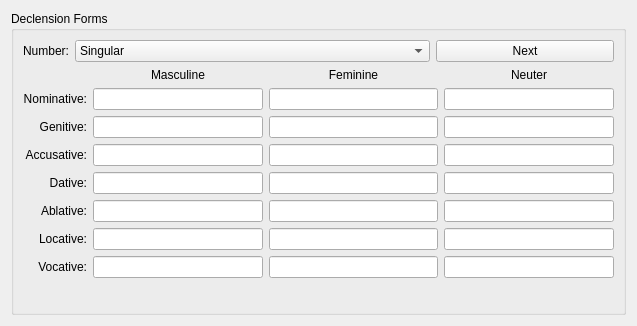
<?xml version="1.0" encoding="UTF-8"?>
<ui version="4.0">
 <class>DeclensionWidget</class>
 <widget class="QWidget" name="DeclensionWidget">
  <property name="geometry">
   <rect>
    <x>0</x>
    <y>0</y>
    <width>637</width>
    <height>326</height>
   </rect>
  </property>
  <property name="sizePolicy">
   <sizepolicy hsizetype="Fixed" vsizetype="Fixed">
    <horstretch>0</horstretch>
    <verstretch>0</verstretch>
   </sizepolicy>
  </property>
  <property name="minimumSize">
   <size>
    <width>332</width>
    <height>326</height>
   </size>
  </property>
  <property name="windowTitle">
   <string>-</string>
  </property>
  <layout class="QVBoxLayout">
   <item>
    <widget class="QGroupBox" name="declensionGroupBox">
     <property name="sizePolicy">
      <sizepolicy hsizetype="Preferred" vsizetype="Preferred">
       <horstretch>0</horstretch>
       <verstretch>0</verstretch>
      </sizepolicy>
     </property>
     <property name="title">
      <string>Declension Forms</string>
     </property>
     <layout class="QGridLayout" rowstretch="0,0,0,0,0,0,0,0" columnstretch="0,0">
      <item row="6" column="0" colspan="2">
       <layout class="QGridLayout" name="mainLayout" columnstretch="0,1,1,1">
        <item row="3" column="0">
         <widget class="QLabel" name="nominativeLabel">
          <property name="sizePolicy">
           <sizepolicy hsizetype="Preferred" vsizetype="Preferred">
            <horstretch>0</horstretch>
            <verstretch>0</verstretch>
           </sizepolicy>
          </property>
          <property name="text">
           <string comment="one of the seven cases (grammatical)">Nominative:</string>
          </property>
          <property name="alignment">
           <set>Qt::AlignRight|Qt::AlignTrailing|Qt::AlignVCenter</set>
          </property>
          <property name="buddy">
           <cstring>masculine_1</cstring>
          </property>
         </widget>
        </item>
        <item row="4" column="0">
         <widget class="QLabel" name="genitivLabel">
          <property name="sizePolicy">
           <sizepolicy hsizetype="Preferred" vsizetype="Preferred">
            <horstretch>0</horstretch>
            <verstretch>0</verstretch>
           </sizepolicy>
          </property>
          <property name="text">
           <string comment="one of the seven cases (grammatical)">Genitive:</string>
          </property>
          <property name="alignment">
           <set>Qt::AlignRight|Qt::AlignTrailing|Qt::AlignVCenter</set>
          </property>
          <property name="buddy">
           <cstring>masculine_2</cstring>
          </property>
         </widget>
        </item>
        <item row="6" column="0">
         <widget class="QLabel" name="dativLabel">
          <property name="sizePolicy">
           <sizepolicy hsizetype="Preferred" vsizetype="Preferred">
            <horstretch>0</horstretch>
            <verstretch>0</verstretch>
           </sizepolicy>
          </property>
          <property name="text">
           <string comment="one of the seven cases (grammatical)">Dative:</string>
          </property>
          <property name="alignment">
           <set>Qt::AlignRight|Qt::AlignTrailing|Qt::AlignVCenter</set>
          </property>
          <property name="buddy">
           <cstring>masculine_3</cstring>
          </property>
         </widget>
        </item>
        <item row="5" column="0">
         <widget class="QLabel" name="accusativeLabel">
          <property name="sizePolicy">
           <sizepolicy hsizetype="Preferred" vsizetype="Preferred">
            <horstretch>0</horstretch>
            <verstretch>0</verstretch>
           </sizepolicy>
          </property>
          <property name="text">
           <string comment="one of the seven cases (grammatical)">Accusative:</string>
          </property>
          <property name="alignment">
           <set>Qt::AlignRight|Qt::AlignTrailing|Qt::AlignVCenter</set>
          </property>
          <property name="buddy">
           <cstring>masculine_4</cstring>
          </property>
         </widget>
        </item>
        <item row="7" column="0">
         <widget class="QLabel" name="ablativLabel">
          <property name="sizePolicy">
           <sizepolicy hsizetype="Preferred" vsizetype="Preferred">
            <horstretch>0</horstretch>
            <verstretch>0</verstretch>
           </sizepolicy>
          </property>
          <property name="text">
           <string comment="one of the seven cases (grammatical)">Ablative:</string>
          </property>
          <property name="alignment">
           <set>Qt::AlignRight|Qt::AlignTrailing|Qt::AlignVCenter</set>
          </property>
          <property name="buddy">
           <cstring>masculine_5</cstring>
          </property>
         </widget>
        </item>
        <item row="8" column="0">
         <widget class="QLabel" name="locativeLabel">
          <property name="sizePolicy">
           <sizepolicy hsizetype="Preferred" vsizetype="Preferred">
            <horstretch>0</horstretch>
            <verstretch>0</verstretch>
           </sizepolicy>
          </property>
          <property name="text">
           <string comment="one of the seven cases (grammatical)">Locative:</string>
          </property>
          <property name="alignment">
           <set>Qt::AlignRight|Qt::AlignTrailing|Qt::AlignVCenter</set>
          </property>
          <property name="buddy">
           <cstring>masculine_6</cstring>
          </property>
         </widget>
        </item>
        <item row="9" column="0">
         <widget class="QLabel" name="vocativeLabel">
          <property name="sizePolicy">
           <sizepolicy hsizetype="Preferred" vsizetype="Preferred">
            <horstretch>0</horstretch>
            <verstretch>0</verstretch>
           </sizepolicy>
          </property>
          <property name="text">
           <string comment="one of the seven cases (grammatical)">Vocative:</string>
          </property>
          <property name="alignment">
           <set>Qt::AlignRight|Qt::AlignTrailing|Qt::AlignVCenter</set>
          </property>
          <property name="buddy">
           <cstring>masculine_7</cstring>
          </property>
         </widget>
        </item>
        <item row="2" column="1">
         <widget class="QLabel" name="label_3">
          <property name="sizePolicy">
           <sizepolicy hsizetype="Minimum" vsizetype="Minimum">
            <horstretch>0</horstretch>
            <verstretch>0</verstretch>
           </sizepolicy>
          </property>
          <property name="text">
           <string>Masculine</string>
          </property>
          <property name="alignment">
           <set>Qt::AlignCenter</set>
          </property>
         </widget>
        </item>
        <item row="3" column="1">
         <widget class="QLineEdit" name="masculine_1">
          <property name="sizePolicy">
           <sizepolicy hsizetype="Preferred" vsizetype="Preferred">
            <horstretch>0</horstretch>
            <verstretch>0</verstretch>
           </sizepolicy>
          </property>
         </widget>
        </item>
        <item row="4" column="1">
         <widget class="QLineEdit" name="masculine_2">
          <property name="sizePolicy">
           <sizepolicy hsizetype="Preferred" vsizetype="Preferred">
            <horstretch>0</horstretch>
            <verstretch>0</verstretch>
           </sizepolicy>
          </property>
         </widget>
        </item>
        <item row="5" column="1">
         <widget class="QLineEdit" name="masculine_3">
          <property name="sizePolicy">
           <sizepolicy hsizetype="Preferred" vsizetype="Preferred">
            <horstretch>0</horstretch>
            <verstretch>0</verstretch>
           </sizepolicy>
          </property>
         </widget>
        </item>
        <item row="6" column="1">
         <widget class="QLineEdit" name="masculine_4">
          <property name="sizePolicy">
           <sizepolicy hsizetype="Preferred" vsizetype="Preferred">
            <horstretch>0</horstretch>
            <verstretch>0</verstretch>
           </sizepolicy>
          </property>
         </widget>
        </item>
        <item row="7" column="1">
         <widget class="QLineEdit" name="masculine_5">
          <property name="sizePolicy">
           <sizepolicy hsizetype="Preferred" vsizetype="Preferred">
            <horstretch>0</horstretch>
            <verstretch>0</verstretch>
           </sizepolicy>
          </property>
         </widget>
        </item>
        <item row="8" column="1">
         <widget class="QLineEdit" name="masculine_6">
          <property name="sizePolicy">
           <sizepolicy hsizetype="Preferred" vsizetype="Preferred">
            <horstretch>0</horstretch>
            <verstretch>0</verstretch>
           </sizepolicy>
          </property>
         </widget>
        </item>
        <item row="9" column="1">
         <widget class="QLineEdit" name="masculine_7">
          <property name="sizePolicy">
           <sizepolicy hsizetype="Preferred" vsizetype="Preferred">
            <horstretch>0</horstretch>
            <verstretch>0</verstretch>
           </sizepolicy>
          </property>
         </widget>
        </item>
        <item row="2" column="2">
         <widget class="QLabel" name="label_4">
          <property name="sizePolicy">
           <sizepolicy hsizetype="Minimum" vsizetype="Minimum">
            <horstretch>0</horstretch>
            <verstretch>0</verstretch>
           </sizepolicy>
          </property>
          <property name="text">
           <string>Feminine</string>
          </property>
          <property name="alignment">
           <set>Qt::AlignCenter</set>
          </property>
         </widget>
        </item>
        <item row="3" column="2">
         <widget class="QLineEdit" name="feminine_1">
          <property name="sizePolicy">
           <sizepolicy hsizetype="Preferred" vsizetype="Preferred">
            <horstretch>0</horstretch>
            <verstretch>0</verstretch>
           </sizepolicy>
          </property>
         </widget>
        </item>
        <item row="4" column="2">
         <widget class="QLineEdit" name="feminine_2">
          <property name="sizePolicy">
           <sizepolicy hsizetype="Preferred" vsizetype="Preferred">
            <horstretch>0</horstretch>
            <verstretch>0</verstretch>
           </sizepolicy>
          </property>
         </widget>
        </item>
        <item row="5" column="2">
         <widget class="QLineEdit" name="feminine_3">
          <property name="sizePolicy">
           <sizepolicy hsizetype="Preferred" vsizetype="Preferred">
            <horstretch>0</horstretch>
            <verstretch>0</verstretch>
           </sizepolicy>
          </property>
         </widget>
        </item>
        <item row="6" column="2">
         <widget class="QLineEdit" name="feminine_4">
          <property name="sizePolicy">
           <sizepolicy hsizetype="Preferred" vsizetype="Preferred">
            <horstretch>0</horstretch>
            <verstretch>0</verstretch>
           </sizepolicy>
          </property>
         </widget>
        </item>
        <item row="7" column="2">
         <widget class="QLineEdit" name="feminine_5">
          <property name="sizePolicy">
           <sizepolicy hsizetype="Preferred" vsizetype="Preferred">
            <horstretch>0</horstretch>
            <verstretch>0</verstretch>
           </sizepolicy>
          </property>
         </widget>
        </item>
        <item row="8" column="2">
         <widget class="QLineEdit" name="feminine_6">
          <property name="sizePolicy">
           <sizepolicy hsizetype="Preferred" vsizetype="Preferred">
            <horstretch>0</horstretch>
            <verstretch>0</verstretch>
           </sizepolicy>
          </property>
         </widget>
        </item>
        <item row="9" column="2">
         <widget class="QLineEdit" name="feminine_7">
          <property name="sizePolicy">
           <sizepolicy hsizetype="Preferred" vsizetype="Preferred">
            <horstretch>0</horstretch>
            <verstretch>0</verstretch>
           </sizepolicy>
          </property>
         </widget>
        </item>
        <item row="2" column="3">
         <widget class="QLabel" name="label_5">
          <property name="sizePolicy">
           <sizepolicy hsizetype="Minimum" vsizetype="Minimum">
            <horstretch>0</horstretch>
            <verstretch>0</verstretch>
           </sizepolicy>
          </property>
          <property name="text">
           <string>Neuter</string>
          </property>
          <property name="alignment">
           <set>Qt::AlignCenter</set>
          </property>
         </widget>
        </item>
        <item row="3" column="3">
         <widget class="QLineEdit" name="neuter_1">
          <property name="sizePolicy">
           <sizepolicy hsizetype="Preferred" vsizetype="Preferred">
            <horstretch>0</horstretch>
            <verstretch>0</verstretch>
           </sizepolicy>
          </property>
         </widget>
        </item>
        <item row="4" column="3">
         <widget class="QLineEdit" name="neuter_2">
          <property name="sizePolicy">
           <sizepolicy hsizetype="Preferred" vsizetype="Preferred">
            <horstretch>0</horstretch>
            <verstretch>0</verstretch>
           </sizepolicy>
          </property>
         </widget>
        </item>
        <item row="5" column="3">
         <widget class="QLineEdit" name="neuter_3">
          <property name="sizePolicy">
           <sizepolicy hsizetype="Preferred" vsizetype="Preferred">
            <horstretch>0</horstretch>
            <verstretch>0</verstretch>
           </sizepolicy>
          </property>
         </widget>
        </item>
        <item row="6" column="3">
         <widget class="QLineEdit" name="neuter_4">
          <property name="sizePolicy">
           <sizepolicy hsizetype="Preferred" vsizetype="Preferred">
            <horstretch>0</horstretch>
            <verstretch>0</verstretch>
           </sizepolicy>
          </property>
         </widget>
        </item>
        <item row="7" column="3">
         <widget class="QLineEdit" name="neuter_5">
          <property name="sizePolicy">
           <sizepolicy hsizetype="Preferred" vsizetype="Preferred">
            <horstretch>0</horstretch>
            <verstretch>0</verstretch>
           </sizepolicy>
          </property>
         </widget>
        </item>
        <item row="8" column="3">
         <widget class="QLineEdit" name="neuter_6">
          <property name="sizePolicy">
           <sizepolicy hsizetype="Preferred" vsizetype="Preferred">
            <horstretch>0</horstretch>
            <verstretch>0</verstretch>
           </sizepolicy>
          </property>
         </widget>
        </item>
        <item row="9" column="3">
         <widget class="QLineEdit" name="neuter_7">
          <property name="sizePolicy">
           <sizepolicy hsizetype="Preferred" vsizetype="Preferred">
            <horstretch>0</horstretch>
            <verstretch>0</verstretch>
           </sizepolicy>
          </property>
         </widget>
        </item>
        <item row="1" column="0" colspan="4">
         <layout class="QHBoxLayout" name="numberLayout" stretch="0,2,1">
          <item>
           <widget class="QLabel" name="numberLabel">
            <property name="sizePolicy">
             <sizepolicy hsizetype="Minimum" vsizetype="Preferred">
              <horstretch>0</horstretch>
              <verstretch>0</verstretch>
             </sizepolicy>
            </property>
            <property name="text">
             <string>Number:</string>
            </property>
            <property name="alignment">
             <set>Qt::AlignRight|Qt::AlignTrailing|Qt::AlignVCenter</set>
            </property>
            <property name="buddy">
             <cstring>numberSelection</cstring>
            </property>
           </widget>
          </item>
          <item>
           <widget class="QComboBox" name="numberSelection">
            <item>
             <property name="text">
              <string>Singular</string>
             </property>
            </item>
            <item>
             <property name="text">
              <string>Dual</string>
             </property>
            </item>
            <item>
             <property name="text">
              <string>Plural</string>
             </property>
            </item>
           </widget>
          </item>
          <item>
           <widget class="QPushButton" name="nextButton">
            <property name="text">
             <string>Next</string>
            </property>
           </widget>
          </item>
         </layout>
        </item>
       </layout>
      </item>
      <item row="7" column="0" colspan="2">
       <spacer name="verticalSpacer">
        <property name="orientation">
         <enum>Qt::Vertical</enum>
        </property>
        <property name="sizeHint" stdset="0">
         <size>
          <width>20</width>
          <height>0</height>
         </size>
        </property>
       </spacer>
      </item>
     </layout>
    </widget>
   </item>
  </layout>
 </widget>
 <tabstops>
  <tabstop>nextButton</tabstop>
  <tabstop>numberSelection</tabstop>
 </tabstops>
 <resources/>
 <connections/>
</ui>
